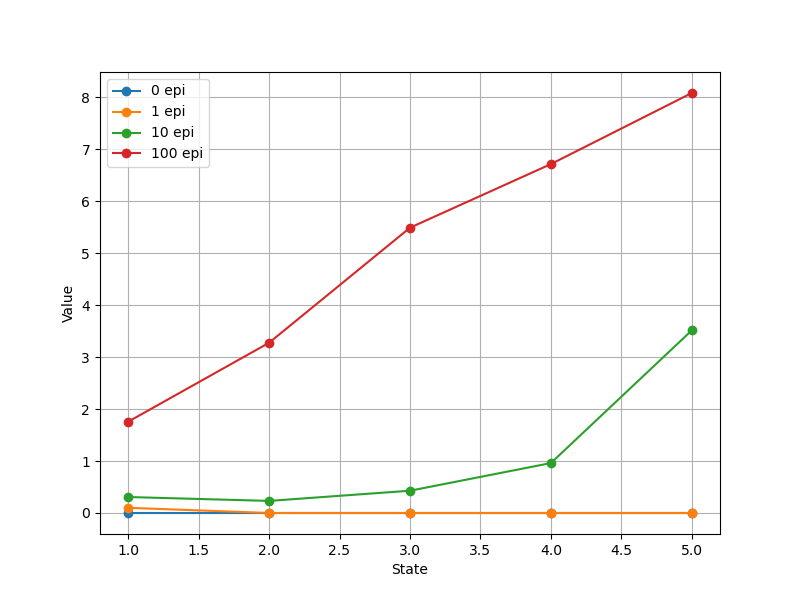

Source code (Python):
import numpy as np
import matplotlib.pyplot as plt
from Mars_Rover_env import MarsRoverEnv

def run_td_prediction(n_states = 5, alpha = 0.1, snapshot_episodes=(0,1,10,100)):
    env = MarsRoverEnv(n_states=n_states)
    nS = env.nS

    V = np.zeros(nS)

    snapshots = {0: V[1:-1].copy()}
    max_ep = max(snapshot_episodes)

    for ep in range(1, max_ep+1):
        state = env.reset()
        done = False
        while not done:
            action = env.action_space.sample()
            next_state, reward, done, _ = env.step(action)

            target = reward + (0.0 if done else V[next_state])
            V[state] += alpha * (target - V[state])
            state = next_state

        if ep in snapshot_episodes:
            snapshots[ep] = V[1:-1].copy()

    return snapshots

def plot_snapshots(snapshots, n_states = 5):
    states = np.arange(1, n_states+1)
    plt.figure(figsize=(8,6))
    for ep, vals in sorted(snapshots.items()):
        plt.plot(states, vals, marker='o', label=f'{ep} epi')
    plt.xlabel('State')
    plt.ylabel('Value')
    plt.legend()
    plt.grid(True)
    plt.savefig('td_part1.png')
    plt.show()


if __name__ == "__main__":
    snapshots = run_td_prediction()
    plot_snapshots(snapshots)